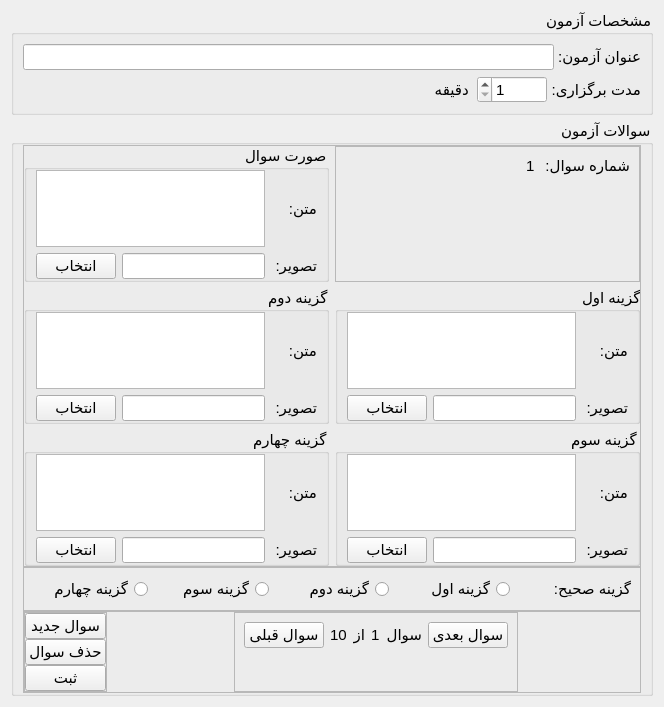
<?xml version="1.0" encoding="UTF-8"?>
<ui version="4.0">
 <class>edit</class>
 <widget class="QWidget" name="edit">
  <property name="geometry">
   <rect>
    <x>0</x>
    <y>0</y>
    <width>664</width>
    <height>707</height>
   </rect>
  </property>
  <property name="font">
   <font>
    <pointsize>11</pointsize>
   </font>
  </property>
  <property name="windowTitle">
   <string>تعریف آزمون</string>
  </property>
  <property name="layoutDirection">
   <enum>Qt::RightToLeft</enum>
  </property>
  <layout class="QHBoxLayout" name="horizontalLayout">
   <item>
    <layout class="QVBoxLayout" name="verticalLayout">
     <item>
      <widget class="QGroupBox" name="groupBox">
       <property name="sizePolicy">
        <sizepolicy hsizetype="Preferred" vsizetype="Fixed">
         <horstretch>0</horstretch>
         <verstretch>0</verstretch>
        </sizepolicy>
       </property>
       <property name="title">
        <string>مشخصات آزمون</string>
       </property>
       <layout class="QVBoxLayout" name="verticalLayout_2">
        <property name="spacing">
         <number>6</number>
        </property>
        <property name="margin">
         <number>9</number>
        </property>
        <item>
         <layout class="QHBoxLayout" name="horizontalLayout_2">
          <property name="spacing">
           <number>0</number>
          </property>
          <item>
           <widget class="QLabel" name="label">
            <property name="text">
             <string>عنوان آزمون: </string>
            </property>
           </widget>
          </item>
          <item>
           <widget class="QLineEdit" name="txtName"/>
          </item>
         </layout>
        </item>
        <item>
         <layout class="QHBoxLayout" name="horizontalLayout_3">
          <property name="spacing">
           <number>0</number>
          </property>
          <item>
           <widget class="QLabel" name="label_2">
            <property name="text">
             <string>مدت برگزاری: </string>
            </property>
           </widget>
          </item>
          <item>
           <widget class="QSpinBox" name="spinDuration">
            <property name="minimumSize">
             <size>
              <width>70</width>
              <height>0</height>
             </size>
            </property>
            <property name="minimum">
             <number>1</number>
            </property>
            <property name="maximum">
             <number>120</number>
            </property>
           </widget>
          </item>
          <item>
           <widget class="QLabel" name="label_3">
            <property name="text">
             <string>  دقیقه</string>
            </property>
           </widget>
          </item>
          <item>
           <spacer name="horizontalSpacer">
            <property name="orientation">
             <enum>Qt::Horizontal</enum>
            </property>
            <property name="sizeHint" stdset="0">
             <size>
              <width>40</width>
              <height>20</height>
             </size>
            </property>
           </spacer>
          </item>
         </layout>
        </item>
       </layout>
      </widget>
     </item>
     <item>
      <widget class="QGroupBox" name="gpQuestion">
       <property name="title">
        <string>سوالات آزمون</string>
       </property>
       <layout class="QVBoxLayout" name="verticalLayout_3">
        <property name="spacing">
         <number>0</number>
        </property>
        <property name="topMargin">
         <number>0</number>
        </property>
        <property name="bottomMargin">
         <number>0</number>
        </property>
        <item>
         <widget class="QFrame" name="frame_3">
          <property name="frameShape">
           <enum>QFrame::StyledPanel</enum>
          </property>
          <property name="frameShadow">
           <enum>QFrame::Raised</enum>
          </property>
          <layout class="QGridLayout" name="gridLayout">
           <property name="margin">
            <number>0</number>
           </property>
           <item row="0" column="1">
            <widget class="QGroupBox" name="groupBox_3">
             <property name="title">
              <string>صورت سوال</string>
             </property>
             <layout class="QGridLayout" name="gridLayout_2">
              <property name="topMargin">
               <number>0</number>
              </property>
              <property name="bottomMargin">
               <number>0</number>
              </property>
              <item row="0" column="0">
               <widget class="QLabel" name="label_6">
                <property name="text">
                 <string>متن: </string>
                </property>
               </widget>
              </item>
              <item row="1" column="0">
               <widget class="QLabel" name="label_7">
                <property name="text">
                 <string>تصویر: </string>
                </property>
               </widget>
              </item>
              <item row="1" column="1">
               <layout class="QHBoxLayout" name="horizontalLayout_5">
                <item>
                 <widget class="QLineEdit" name="txtQuestionPic"/>
                </item>
                <item>
                 <widget class="QPushButton" name="btnQuestionPic">
                  <property name="text">
                   <string>انتخاب</string>
                  </property>
                 </widget>
                </item>
               </layout>
              </item>
              <item row="0" column="1">
               <widget class="QTextEdit" name="txtQuestionText">
                <property name="html">
                 <string>&lt;!DOCTYPE HTML PUBLIC &quot;-//W3C//DTD HTML 4.0//EN&quot; &quot;http://www.w3.org/TR/REC-html40/strict.dtd&quot;&gt;
&lt;html&gt;&lt;head&gt;&lt;meta name=&quot;qrichtext&quot; content=&quot;1&quot; /&gt;&lt;style type=&quot;text/css&quot;&gt;
p, li { white-space: pre-wrap; }
&lt;/style&gt;&lt;/head&gt;&lt;body style=&quot; font-family:'MS Shell Dlg 2'; font-size:11pt; font-weight:400; font-style:normal;&quot;&gt;
&lt;p style=&quot;-qt-paragraph-type:empty; margin-top:0px; margin-bottom:0px; margin-left:0px; margin-right:0px; -qt-block-indent:0; text-indent:0px;&quot;&gt;&lt;/p&gt;
&lt;p style=&quot;-qt-paragraph-type:empty; margin-top:0px; margin-bottom:0px; margin-left:0px; margin-right:0px; -qt-block-indent:0; text-indent:0px;&quot;&gt;&lt;/p&gt;
&lt;p style=&quot;-qt-paragraph-type:empty; margin-top:0px; margin-bottom:0px; margin-left:0px; margin-right:0px; -qt-block-indent:0; text-indent:0px;&quot;&gt;&lt;/p&gt;&lt;/body&gt;&lt;/html&gt;</string>
                </property>
               </widget>
              </item>
             </layout>
            </widget>
           </item>
           <item row="1" column="1">
            <widget class="QGroupBox" name="groupBox_4">
             <property name="title">
              <string>گزینه دوم</string>
             </property>
             <layout class="QGridLayout" name="gridLayout_4">
              <property name="topMargin">
               <number>0</number>
              </property>
              <property name="bottomMargin">
               <number>0</number>
              </property>
              <item row="0" column="1">
               <widget class="QLabel" name="label_10">
                <property name="text">
                 <string>متن: </string>
                </property>
               </widget>
              </item>
              <item row="1" column="1">
               <widget class="QLabel" name="label_11">
                <property name="text">
                 <string>تصویر: </string>
                </property>
               </widget>
              </item>
              <item row="1" column="2">
               <layout class="QHBoxLayout" name="horizontalLayout_7">
                <item>
                 <widget class="QLineEdit" name="txtChoicePic2"/>
                </item>
                <item>
                 <widget class="QPushButton" name="btnChoicePic2">
                  <property name="text">
                   <string>انتخاب</string>
                  </property>
                 </widget>
                </item>
               </layout>
              </item>
              <item row="0" column="2">
               <widget class="QTextEdit" name="txtChoiceText2"/>
              </item>
             </layout>
            </widget>
           </item>
           <item row="1" column="0">
            <widget class="QGroupBox" name="groupBox_5">
             <property name="title">
              <string>گزینه اول</string>
             </property>
             <layout class="QGridLayout" name="gridLayout_3">
              <property name="topMargin">
               <number>0</number>
              </property>
              <property name="bottomMargin">
               <number>0</number>
              </property>
              <item row="0" column="1">
               <widget class="QLabel" name="label_8">
                <property name="text">
                 <string>متن: </string>
                </property>
               </widget>
              </item>
              <item row="1" column="1">
               <widget class="QLabel" name="label_9">
                <property name="text">
                 <string>تصویر: </string>
                </property>
               </widget>
              </item>
              <item row="1" column="2">
               <layout class="QHBoxLayout" name="horizontalLayout_6">
                <item>
                 <widget class="QLineEdit" name="txtChoicePic1"/>
                </item>
                <item>
                 <widget class="QPushButton" name="btnChoicePic1">
                  <property name="text">
                   <string>انتخاب</string>
                  </property>
                 </widget>
                </item>
               </layout>
              </item>
              <item row="0" column="2">
               <widget class="QTextEdit" name="txtChoiceText1"/>
              </item>
             </layout>
            </widget>
           </item>
           <item row="2" column="1">
            <widget class="QGroupBox" name="groupBox_6">
             <property name="title">
              <string>گزینه چهارم</string>
             </property>
             <layout class="QGridLayout" name="gridLayout_6">
              <property name="topMargin">
               <number>0</number>
              </property>
              <property name="bottomMargin">
               <number>0</number>
              </property>
              <item row="0" column="0">
               <widget class="QLabel" name="label_14">
                <property name="text">
                 <string>متن: </string>
                </property>
               </widget>
              </item>
              <item row="1" column="0">
               <widget class="QLabel" name="label_15">
                <property name="text">
                 <string>تصویر: </string>
                </property>
               </widget>
              </item>
              <item row="1" column="1">
               <layout class="QHBoxLayout" name="horizontalLayout_9">
                <item>
                 <widget class="QLineEdit" name="txtChoicePic4"/>
                </item>
                <item>
                 <widget class="QPushButton" name="btnChoicePic4">
                  <property name="text">
                   <string>انتخاب</string>
                  </property>
                 </widget>
                </item>
               </layout>
              </item>
              <item row="0" column="1">
               <widget class="QTextEdit" name="txtChoiceText4"/>
              </item>
             </layout>
            </widget>
           </item>
           <item row="2" column="0">
            <widget class="QGroupBox" name="groupBox_7">
             <property name="title">
              <string>گزینه سوم</string>
             </property>
             <layout class="QGridLayout" name="gridLayout_5">
              <property name="topMargin">
               <number>0</number>
              </property>
              <property name="bottomMargin">
               <number>0</number>
              </property>
              <item row="0" column="0">
               <widget class="QLabel" name="label_12">
                <property name="text">
                 <string>متن: </string>
                </property>
               </widget>
              </item>
              <item row="1" column="0">
               <widget class="QLabel" name="label_13">
                <property name="text">
                 <string>تصویر: </string>
                </property>
               </widget>
              </item>
              <item row="1" column="1">
               <layout class="QHBoxLayout" name="horizontalLayout_8">
                <item>
                 <widget class="QLineEdit" name="txtChoicePic3"/>
                </item>
                <item>
                 <widget class="QPushButton" name="btnChoicePic3">
                  <property name="text">
                   <string>انتخاب</string>
                  </property>
                 </widget>
                </item>
               </layout>
              </item>
              <item row="0" column="1">
               <widget class="QTextEdit" name="txtChoiceText3"/>
              </item>
             </layout>
            </widget>
           </item>
           <item row="0" column="0">
            <widget class="QFrame" name="frame_7">
             <property name="frameShape">
              <enum>QFrame::StyledPanel</enum>
             </property>
             <property name="frameShadow">
              <enum>QFrame::Raised</enum>
             </property>
             <layout class="QVBoxLayout" name="verticalLayout_4">
              <item>
               <layout class="QHBoxLayout" name="horizontalLayout_4">
                <item>
                 <widget class="QLabel" name="label_5">
                  <property name="text">
                   <string>شماره سوال: </string>
                  </property>
                 </widget>
                </item>
                <item>
                 <widget class="QLabel" name="lbQuestion">
                  <property name="text">
                   <string>1</string>
                  </property>
                 </widget>
                </item>
                <item>
                 <spacer name="horizontalSpacer_2">
                  <property name="orientation">
                   <enum>Qt::Horizontal</enum>
                  </property>
                  <property name="sizeHint" stdset="0">
                   <size>
                    <width>40</width>
                    <height>20</height>
                   </size>
                  </property>
                 </spacer>
                </item>
               </layout>
              </item>
              <item>
               <spacer name="verticalSpacer_2">
                <property name="orientation">
                 <enum>Qt::Vertical</enum>
                </property>
                <property name="sizeHint" stdset="0">
                 <size>
                  <width>20</width>
                  <height>39</height>
                 </size>
                </property>
               </spacer>
              </item>
             </layout>
            </widget>
           </item>
          </layout>
         </widget>
        </item>
        <item>
         <widget class="QFrame" name="frame_2">
          <property name="frameShape">
           <enum>QFrame::StyledPanel</enum>
          </property>
          <property name="frameShadow">
           <enum>QFrame::Raised</enum>
          </property>
          <layout class="QHBoxLayout" name="horizontalLayout_10">
           <item>
            <widget class="QLabel" name="label_16">
             <property name="text">
              <string>گزینه صحیح: </string>
             </property>
            </widget>
           </item>
           <item>
            <widget class="QRadioButton" name="radChoice1">
             <property name="text">
              <string>گزینه اول</string>
             </property>
            </widget>
           </item>
           <item>
            <widget class="QRadioButton" name="radChoice2">
             <property name="text">
              <string>گزینه دوم</string>
             </property>
            </widget>
           </item>
           <item>
            <widget class="QRadioButton" name="radChoice3">
             <property name="text">
              <string>گزینه سوم</string>
             </property>
            </widget>
           </item>
           <item>
            <widget class="QRadioButton" name="radChoice4">
             <property name="text">
              <string>گزینه چهارم</string>
             </property>
            </widget>
           </item>
          </layout>
         </widget>
        </item>
        <item>
         <widget class="QFrame" name="frame">
          <property name="sizePolicy">
           <sizepolicy hsizetype="Preferred" vsizetype="Fixed">
            <horstretch>0</horstretch>
            <verstretch>0</verstretch>
           </sizepolicy>
          </property>
          <property name="minimumSize">
           <size>
            <width>0</width>
            <height>0</height>
           </size>
          </property>
          <property name="maximumSize">
           <size>
            <width>16777215</width>
            <height>90</height>
           </size>
          </property>
          <property name="frameShape">
           <enum>QFrame::StyledPanel</enum>
          </property>
          <property name="frameShadow">
           <enum>QFrame::Raised</enum>
          </property>
          <layout class="QHBoxLayout" name="horizontalLayout_11">
           <property name="margin">
            <number>0</number>
           </property>
           <item>
            <spacer name="horizontalSpacer_4">
             <property name="orientation">
              <enum>Qt::Horizontal</enum>
             </property>
             <property name="sizeHint" stdset="0">
              <size>
               <width>40</width>
               <height>20</height>
              </size>
             </property>
            </spacer>
           </item>
           <item>
            <widget class="QFrame" name="frame_5">
             <property name="sizePolicy">
              <sizepolicy hsizetype="Fixed" vsizetype="Preferred">
               <horstretch>0</horstretch>
               <verstretch>0</verstretch>
              </sizepolicy>
             </property>
             <property name="minimumSize">
              <size>
               <width>150</width>
               <height>0</height>
              </size>
             </property>
             <property name="frameShape">
              <enum>QFrame::StyledPanel</enum>
             </property>
             <property name="frameShadow">
              <enum>QFrame::Raised</enum>
             </property>
             <layout class="QVBoxLayout" name="verticalLayout_7">
              <item>
               <layout class="QHBoxLayout" name="horizontalLayout_12">
                <item>
                 <widget class="QPushButton" name="btnNext">
                  <property name="text">
                   <string>سوال بعدی</string>
                  </property>
                 </widget>
                </item>
                <item>
                 <widget class="QLabel" name="label_19">
                  <property name="text">
                   <string>سوال</string>
                  </property>
                 </widget>
                </item>
                <item>
                 <widget class="QLabel" name="lbQuestionFrom">
                  <property name="text">
                   <string>1</string>
                  </property>
                 </widget>
                </item>
                <item>
                 <widget class="QLabel" name="label_17">
                  <property name="text">
                   <string>از</string>
                  </property>
                 </widget>
                </item>
                <item>
                 <widget class="QLabel" name="lbQuestionTo">
                  <property name="text">
                   <string>10</string>
                  </property>
                 </widget>
                </item>
                <item>
                 <widget class="QPushButton" name="btnPrev">
                  <property name="text">
                   <string>سوال قبلی</string>
                  </property>
                 </widget>
                </item>
               </layout>
              </item>
              <item>
               <spacer name="verticalSpacer">
                <property name="orientation">
                 <enum>Qt::Vertical</enum>
                </property>
                <property name="sizeHint" stdset="0">
                 <size>
                  <width>20</width>
                  <height>9</height>
                 </size>
                </property>
               </spacer>
              </item>
             </layout>
            </widget>
           </item>
           <item>
            <spacer name="horizontalSpacer_3">
             <property name="orientation">
              <enum>Qt::Horizontal</enum>
             </property>
             <property name="sizeHint" stdset="0">
              <size>
               <width>40</width>
               <height>20</height>
              </size>
             </property>
            </spacer>
           </item>
           <item>
            <widget class="QFrame" name="frame_6">
             <property name="sizePolicy">
              <sizepolicy hsizetype="Fixed" vsizetype="Preferred">
               <horstretch>0</horstretch>
               <verstretch>0</verstretch>
              </sizepolicy>
             </property>
             <property name="frameShape">
              <enum>QFrame::StyledPanel</enum>
             </property>
             <property name="frameShadow">
              <enum>QFrame::Raised</enum>
             </property>
             <layout class="QVBoxLayout" name="verticalLayout_6">
              <property name="spacing">
               <number>0</number>
              </property>
              <property name="margin">
               <number>0</number>
              </property>
              <item>
               <widget class="QPushButton" name="btnNew">
                <property name="text">
                 <string>سوال جدید</string>
                </property>
               </widget>
              </item>
              <item>
               <widget class="QPushButton" name="btnDelete">
                <property name="text">
                 <string>حذف سوال</string>
                </property>
               </widget>
              </item>
              <item>
               <widget class="QPushButton" name="btnSave">
                <property name="text">
                 <string>ثبت</string>
                </property>
               </widget>
              </item>
             </layout>
            </widget>
           </item>
          </layout>
         </widget>
        </item>
       </layout>
      </widget>
     </item>
    </layout>
   </item>
  </layout>
 </widget>
 <resources/>
 <connections/>
</ui>
